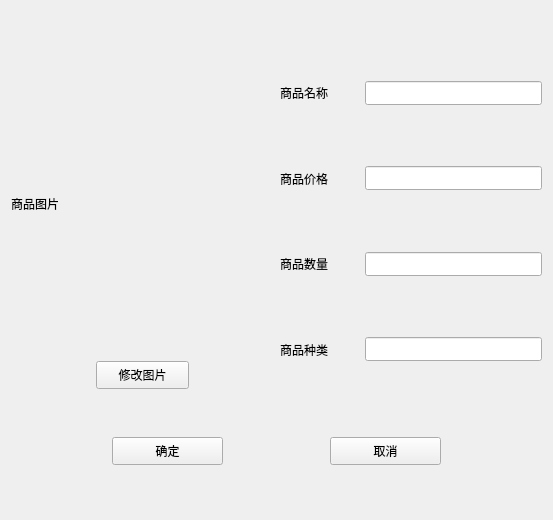
<?xml version="1.0" encoding="UTF-8"?>
<ui version="4.0">
 <class>Form</class>
 <widget class="QWidget" name="Form">
  <property name="geometry">
   <rect>
    <x>0</x>
    <y>0</y>
    <width>553</width>
    <height>520</height>
   </rect>
  </property>
  <property name="windowTitle">
   <string>商品详情</string>
  </property>
  <layout class="QGridLayout" name="gridLayout_3">
   <item row="0" column="0">
    <layout class="QGridLayout" name="gridLayout_2">
     <item row="0" column="0">
      <widget class="QLabel" name="Piclabel">
       <property name="minimumSize">
        <size>
         <width>171</width>
         <height>271</height>
        </size>
       </property>
       <property name="text">
        <string>商品图片</string>
       </property>
      </widget>
     </item>
     <item row="1" column="0">
      <layout class="QHBoxLayout" name="horizontalLayout">
       <item>
        <spacer name="horizontalSpacer">
         <property name="orientation">
          <enum>Qt::Horizontal</enum>
         </property>
         <property name="sizeHint" stdset="0">
          <size>
           <width>40</width>
           <height>20</height>
          </size>
         </property>
        </spacer>
       </item>
       <item>
        <widget class="QPushButton" name="ChangePicButton">
         <property name="minimumSize">
          <size>
           <width>93</width>
           <height>28</height>
          </size>
         </property>
         <property name="maximumSize">
          <size>
           <width>93</width>
           <height>28</height>
          </size>
         </property>
         <property name="layoutDirection">
          <enum>Qt::LeftToRight</enum>
         </property>
         <property name="text">
          <string>修改图片</string>
         </property>
        </widget>
       </item>
       <item>
        <spacer name="horizontalSpacer_2">
         <property name="orientation">
          <enum>Qt::Horizontal</enum>
         </property>
         <property name="sizeHint" stdset="0">
          <size>
           <width>40</width>
           <height>20</height>
          </size>
         </property>
        </spacer>
       </item>
      </layout>
     </item>
    </layout>
   </item>
   <item row="0" column="1">
    <layout class="QGridLayout" name="gridLayout">
     <item row="0" column="0">
      <widget class="QLabel" name="label_2">
       <property name="minimumSize">
        <size>
         <width>79</width>
         <height>80</height>
        </size>
       </property>
       <property name="text">
        <string>商品名称</string>
       </property>
      </widget>
     </item>
     <item row="0" column="1">
      <widget class="QLineEdit" name="nameEdit">
       <property name="minimumSize">
        <size>
         <width>158</width>
         <height>24</height>
        </size>
       </property>
      </widget>
     </item>
     <item row="1" column="0">
      <widget class="QLabel" name="label_3">
       <property name="minimumSize">
        <size>
         <width>79</width>
         <height>79</height>
        </size>
       </property>
       <property name="text">
        <string>商品价格</string>
       </property>
      </widget>
     </item>
     <item row="1" column="1">
      <widget class="QLineEdit" name="priceEdit">
       <property name="minimumSize">
        <size>
         <width>158</width>
         <height>24</height>
        </size>
       </property>
      </widget>
     </item>
     <item row="2" column="0">
      <widget class="QLabel" name="label_4">
       <property name="minimumSize">
        <size>
         <width>79</width>
         <height>80</height>
        </size>
       </property>
       <property name="text">
        <string>商品数量</string>
       </property>
      </widget>
     </item>
     <item row="2" column="1">
      <widget class="QLineEdit" name="numberEdit">
       <property name="minimumSize">
        <size>
         <width>158</width>
         <height>24</height>
        </size>
       </property>
      </widget>
     </item>
     <item row="3" column="0">
      <widget class="QLabel" name="label_5">
       <property name="minimumSize">
        <size>
         <width>79</width>
         <height>79</height>
        </size>
       </property>
       <property name="text">
        <string>商品种类</string>
       </property>
      </widget>
     </item>
     <item row="3" column="1">
      <widget class="QLineEdit" name="catEdit">
       <property name="minimumSize">
        <size>
         <width>158</width>
         <height>24</height>
        </size>
       </property>
      </widget>
     </item>
    </layout>
   </item>
   <item row="1" column="0" colspan="2">
    <layout class="QHBoxLayout" name="horizontalLayout_2">
     <item>
      <spacer name="horizontalSpacer_4">
       <property name="orientation">
        <enum>Qt::Horizontal</enum>
       </property>
       <property name="sizeHint" stdset="0">
        <size>
         <width>40</width>
         <height>20</height>
        </size>
       </property>
      </spacer>
     </item>
     <item>
      <widget class="QPushButton" name="OKpushButton">
       <property name="minimumSize">
        <size>
         <width>111</width>
         <height>28</height>
        </size>
       </property>
       <property name="text">
        <string>确定</string>
       </property>
      </widget>
     </item>
     <item>
      <spacer name="horizontalSpacer_3">
       <property name="orientation">
        <enum>Qt::Horizontal</enum>
       </property>
       <property name="sizeHint" stdset="0">
        <size>
         <width>40</width>
         <height>20</height>
        </size>
       </property>
      </spacer>
     </item>
     <item>
      <widget class="QPushButton" name="CancelpushButton">
       <property name="minimumSize">
        <size>
         <width>111</width>
         <height>28</height>
        </size>
       </property>
       <property name="text">
        <string>取消</string>
       </property>
      </widget>
     </item>
     <item>
      <spacer name="horizontalSpacer_5">
       <property name="orientation">
        <enum>Qt::Horizontal</enum>
       </property>
       <property name="sizeHint" stdset="0">
        <size>
         <width>40</width>
         <height>20</height>
        </size>
       </property>
      </spacer>
     </item>
    </layout>
   </item>
  </layout>
 </widget>
 <resources/>
 <connections/>
</ui>
